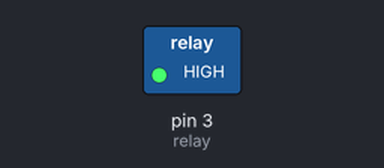
This sketch was run on a simulated Arduino Uno, built with avr-gcc and run on an emulated ATmega328P. Parts: switched loads named in the sketch (green lamp = pin HIGH). Dashed ring = blinking.

Above: at 0.2 s.
Timing chart, 0 to 3.0 s (numbered marks = the images above):
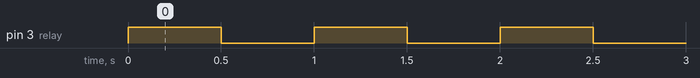

The sketch:

relay_check.ino
```cpp
int relay=3;
void setup()
{
pinMode(relay,OUTPUT);

}

void loop()
{
  digitalWrite(relay,HIGH);
  delay(500);
  digitalWrite(relay,LOW);
  delay(500);
}
```

Measured:
- by itself, pin 3 (relay): alternates HIGH for 0.50 s and LOW for 0.50 s
